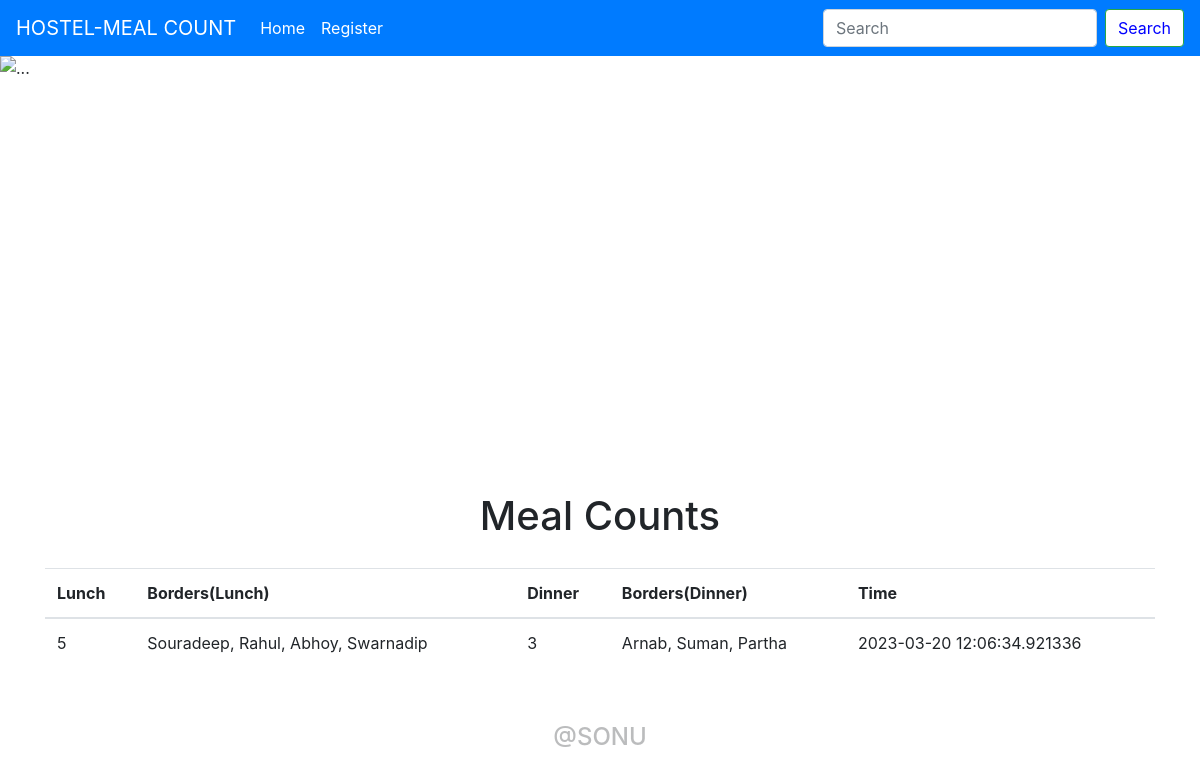
Page /list/1 on the earlier database version.
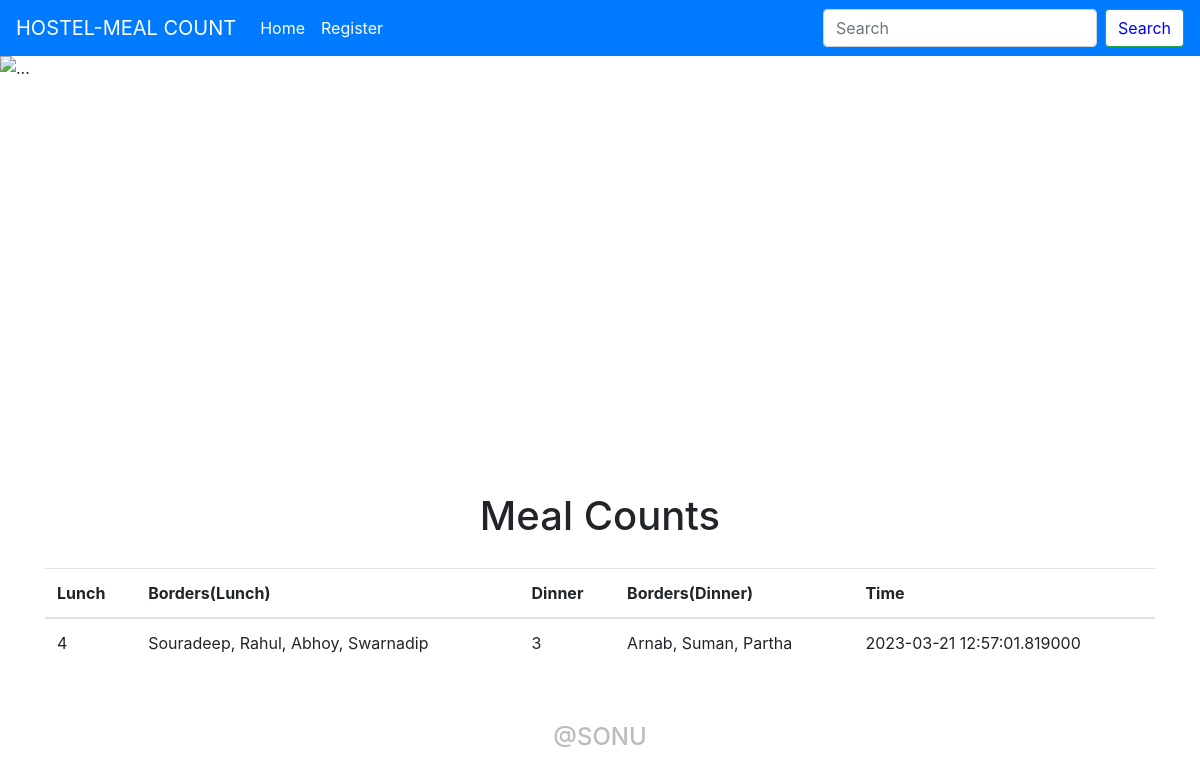
Same page on the later database version.
### app.py (models this page shows, shortened)
class Todo(db.Model):
    sno = db.Column(db.Integer, primary_key = True)
    title = db.Column(db.String(200), nullable = False)
    desc = db.Column(db.String(500), nullable = True)
    lunch = db.Column(db.String(500), nullable = True)
    desc2 = db.Column(db.String(500), nullable = True)
    dinner = db.Column(db.String(500), nullable = True)
    date_created = db.Column(db.DateTime, default = datetime.utcnow)

### app.py (the view)
@app.route("/list/<int:sno>", methods = ['GET', 'POST'])
def show(sno):
    todo = Todo.query.filter_by(sno = sno).first()
    return render_template('list.html', todo = todo)

### templates/list.html (shortened to what this page needs)
{% extends 'base.html' %}
{% block body%}
<div class="container my-3">
    <h1 style="text-align:center;padding:20px">Meal Counts</h1>
             <table class="table">
              <thead>
                <tr>
                  <th scope="col">Lunch</th>
                  <th scope="col">Borders(Lunch)</th>
                  <th scope="col">Dinner</th>
                  <th scope="col">Borders(Dinner)</th>
                  <th scope="col">Time</th>
                </tr>
              </thead>
              <tbody>
          <tr>
            <td>{{todo.desc}}</td>
            <td>{{todo.lunch}}</td>
            <td>{{todo.desc2}}</td>
            <td>{{todo.dinner}}</td>
            <td>{{todo.date_created}}</td>
          </tr>
        </tbody>
      </table>
  </div>
{% endblock body %}

Differences in the rows shown:
changed Todo "Souradeep, Rahul, Abhoy, Swarnadip": desc "5" → "4"; date_created "2023-03-20 12:06:34.921336" → "2023-03-21 12:57:01.819000"
